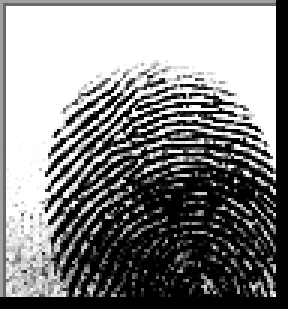
#> input picture data/images/nigga_20260714194604.png, 96 x 103 px (shown 3 times larger); its folder holds only this picture in this run
$ python bootstrap_labels.py   (older library calls are emulated)
#> lines starting #> are read from the running program, lines starting #| are printed output that depends on the picture; after the words box and inside, x2 and y2 are one past the last pixel; in counts of white or black regions, pixels touching at a corner belong together
### modules/acquisition_orientation.py
"""
Module A: Image Acquisition & Gradient-Based Ridge Orientation Estimation
--------------------------------------------------------------------------
Author (team): Member A
Original implementation supplied by teammate; refactored here into plain,
UI-independent functions so the other modules (calibration, detection,
classification, matching) can import and reuse it without depending on
Streamlit.

Pipeline stages implemented in this module:
  1. Image acquisition (decode raw bytes to a grayscale matrix)
  2. Contrast enhancement (CLAHE)
  3. Adaptive ridge binarisation (Gaussian adaptive threshold)
  4. Gradient-based ridge orientation estimation (Squared Gradient / Least
     Mean Square method, per Hong, Wan & Jain, 1998)
  5. Vector-field overlay for visual QA
"""

import cv2
import numpy as np


# [18 lines left out: function load_grayscale, not called in this run]


def enhance_fingerprint_clahe(image: np.ndarray, clip_lim: float, grid_sz: int) -> np.ndarray:
    """
    Applies Contrast Limited Adaptive Histogram Equalisation to balance
    local intensity variances across the fingerprint surface.
    """
    clahe = cv2.createCLAHE(clipLimit=clip_lim, tileGridSize=(grid_sz, grid_sz))
    return clahe.apply(image)


def compute_ridge_binarisation(image: np.ndarray, blk_sz: int, c_val: int) -> np.ndarray:
    """
    Performs local Gaussian adaptive thresholding to produce sharp binary
    ridge skeletons (255 = ridge, 0 = valley, or vice versa depending on
    scanner polarity).
    """
    blurred = cv2.GaussianBlur(image, (3, 3), 0)
    if blk_sz % 2 == 0:
        blk_sz += 1
    return cv2.adaptiveThreshold(
        blurred, 255, cv2.ADAPTIVE_THRESH_GAUSSIAN_C, cv2.THRESH_BINARY, blk_sz, c_val
    )


def estimate_ridge_orientation(image: np.ndarray, w_size: int, sigma: float) -> np.ndarray:
    """
    Executes the Gradient-Based Ridge Orientation Estimation via the
    Squared Gradient Method.

    Returns
    -------
    np.ndarray
        Per-pixel smoothed orientation field (radians, range -pi/2..pi/2),
        same shape as ``image``. This field is reused directly by the
        singular-point detector (Module B) and the ridge-frequency
        calibration routine.
    """
    img_float = image.astype(np.float64)

    Gx = cv2.Sobel(img_float, cv2.CV_64F, 1, 0, ksize=3)
    Gy = cv2.Sobel(img_float, cv2.CV_64F, 0, 1, ksize=3)

    Gxx = Gx ** 2
    Gyy = Gy ** 2
    Gxy = Gx * Gy

    sum_Gxx = cv2.boxFilter(Gxx, -1, (w_size, w_size), normalize=False)
    sum_Gyy = cv2.boxFilter(Gyy, -1, (w_size, w_size), normalize=False)
    sum_Gxy = cv2.boxFilter(Gxy, -1, (w_size, w_size), normalize=False)

    raw_theta = 0.5 * np.arctan2(2 * sum_Gxy, sum_Gxx - sum_Gyy)

    Phi_x = np.cos(2 * raw_theta)
    Phi_y = np.sin(2 * raw_theta)

    Phi_x_smoothed = cv2.GaussianBlur(Phi_x, (0, 0), sigma)
    Phi_y_smoothed = cv2.GaussianBlur(Phi_y, (0, 0), sigma)

    smoothed_theta = 0.5 * np.arctan2(Phi_y_smoothed, Phi_x_smoothed)
    return smoothed_theta


# [43 lines left out: functions generate_vector_overlay, run_acquisition_pipeline, not called in this run]

### modules/minutiae_detection.py
"""
Module B: Feature Detection — Minutiae (Ridge Endings & Bifurcations)
------------------------------------------------------------------------
Author (team): Member B

Two detection back-ends are provided behind one interface, ``detect_minutiae``:

  1. Classical Crossing-Number (CN) method (Palacios et al.) applied to
     a skeletonised ridge image. This is the *default* and *always
     available* detector — no dataset or training required, and it is
     the reference implementation used to sanity-check the YOLO model.

  2. Optional YOLO detector (Ultralytics). Because no public, licensed
     minutiae-bounding-box dataset was available, the intended workflow
     (see tools/bootstrap_labels.py + tools/train_yolo.py) is:

        classical CN detector on your own sample images
              -> auto-generates DRAFT YOLO labels
              -> you manually verify/correct the boxes in a labelling
                 tool (LabelImg / makesense.ai / Roboflow)
              -> tools/train_yolo.py fine-tunes a small YOLOv8 model
                 on your verified dataset
              -> drop the resulting weights at models/minutiae_yolo.pt

     If that file exists, ``detect_minutiae(..., prefer_yolo=True)`` uses
     it; otherwise it transparently falls back to the classical detector,
     so the app is always fully functional even before a model is trained.
"""

import os
from dataclasses import dataclass
from typing import List, Optional

import cv2
import numpy as np

try:
    from skimage.morphology import skeletonize
    _HAS_SKIMAGE = True
except ImportError:
    _HAS_SKIMAGE = False

YOLO_MODEL_PATH = os.path.join(os.path.dirname(__file__), "..", "models", "minutiae_yolo.pt")
YOLO_CLASS_NAMES = {0: "ridge_ending", 1: "bifurcation"}


@dataclass
class Minutia:
    x: int
    y: int
    angle: float          # local ridge orientation at the minutia, radians
    kind: str             # "ridge_ending" or "bifurcation"
    confidence: float = 1.0
    source: str = "classical"


# ---------------------------------------------------------------------
# 1. Classical crossing-number detector
# ---------------------------------------------------------------------

def _skeletonize(binary_ridges: np.ndarray) -> np.ndarray:
    """Reduces the binary ridge map to a 1-pixel-wide skeleton."""
    bool_img = (binary_ridges > 0)
    if _HAS_SKIMAGE:
        skel = skeletonize(bool_img)
        return skel.astype(np.uint8)
    # Fallback: OpenCV morphological thinning approximation
    thinned = np.zeros_like(binary_ridges)
    img = binary_ridges.copy()
    kernel = cv2.getStructuringElement(cv2.MORPH_CROSS, (3, 3))
    while True:
        eroded = cv2.erode(img, kernel)
        opened = cv2.dilate(eroded, kernel)
        subset = cv2.subtract(img, opened)
        thinned = cv2.bitwise_or(thinned, subset)
        img = eroded
        if cv2.countNonZero(img) == 0:
            break
    return (thinned > 0).astype(np.uint8)


def _crossing_number(neighbourhood: np.ndarray) -> int:
    """Crossing number = 0.5 * sum |P(i) - P(i+1)| over the 8-neighbour ring."""
    ring = [neighbourhood[0, 0], neighbourhood[0, 1], neighbourhood[0, 2],
            neighbourhood[1, 2], neighbourhood[2, 2], neighbourhood[2, 1],
            neighbourhood[2, 0], neighbourhood[1, 0], neighbourhood[0, 0]]
    return int(0.5 * sum(abs(int(ring[i]) - int(ring[i + 1])) for i in range(8)))


def detect_minutiae_classical(binary_ridges: np.ndarray, theta_field: np.ndarray,
                               margin_ratio: float = 0.06) -> List[Minutia]:
    """
    Skeletonises the ridge image and scans every ridge pixel's 3x3
    neighbourhood, flagging:
        CN == 1  -> ridge ending
        CN == 3  -> bifurcation
    Border pixels are excluded (they are almost always skeleton
    artefacts from the finger/background boundary, not true minutiae).
    """
    skeleton = _skeletonize(binary_ridges)
    h, w = skeleton.shape
    margin_y = int(h * margin_ratio)
    margin_x = int(w * margin_ratio)

    minutiae: List[Minutia] = []
    for y in range(margin_y + 1, h - margin_y - 1):
        for x in range(margin_x + 1, w - margin_x - 1):
            if skeleton[y, x] == 0:
                continue
            neighbourhood = skeleton[y - 1:y + 2, x - 1:x + 2]
            if neighbourhood.sum() < 2:
                continue
            cn = _crossing_number(neighbourhood)

            if cn == 1:
                kind = "ridge_ending"
            elif cn == 3:
                kind = "bifurcation"
            else:
                continue

            angle = float(theta_field[y, x])
            minutiae.append(Minutia(x=x, y=y, angle=angle, kind=kind, source="classical"))

    return _suppress_duplicates(minutiae, min_dist=8)


def _suppress_duplicates(minutiae: List[Minutia], min_dist: int) -> List[Minutia]:
    """Simple non-maximum suppression: merges minutiae of the same kind
    that fall within ``min_dist`` pixels of each other (skeleton spurs
    often produce several adjacent CN hits for one physical feature)."""
    kept: List[Minutia] = []
    for m in minutiae:
        duplicate = False
        for k in kept:
            if k.kind == m.kind and abs(k.x - m.x) < min_dist and abs(k.y - m.y) < min_dist:
                duplicate = True
                break
        if not duplicate:
            kept.append(m)
    return kept


# ---------------------------------------------------------------------
# 2. Optional YOLO detector (used once you have trained weights)
# ---------------------------------------------------------------------

def yolo_model_available() -> bool:
    return os.path.exists(YOLO_MODEL_PATH)


# [53 lines left out: functions detect_minutiae_yolo, detect_minutiae, not called in this run]


def draw_minutiae_overlay(bg_image: np.ndarray, minutiae: List[Minutia]) -> np.ndarray:
    """Renders minutiae on top of an image: green circles for ridge
    endings, red squares for bifurcations, with a short orientation tick."""
    if len(bg_image.shape) == 2:
        vis = cv2.cvtColor(bg_image, cv2.COLOR_GRAY2BGR)
    else:
        vis = bg_image.copy()

    for m in minutiae:
        colour = (0, 220, 0) if m.kind == "ridge_ending" else (0, 0, 230)
        if m.kind == "ridge_ending":
            cv2.circle(vis, (m.x, m.y), 4, colour, 1, cv2.LINE_AA)
        else:
            cv2.rectangle(vis, (m.x - 4, m.y - 4), (m.x + 4, m.y + 4), colour, 1, cv2.LINE_AA)
        tick_len = 10
        tx = int(m.x + tick_len * np.cos(m.angle))
        ty = int(m.y + tick_len * np.sin(m.angle))
        cv2.line(vis, (m.x, m.y), (tx, ty), colour, 1, cv2.LINE_AA)

    return vis

### tools/bootstrap_labels.py
"""
Bootstrap YOLO Labels for Minutiae Detection
=================================================
Since no public, licensed dataset of bounding-box-labelled fingerprint
minutiae was available, this script generates a DRAFT labelled dataset
for you to manually verify and correct, rather than starting from a
blank page.

It runs the classical crossing-number detector (Module B) over every
image in an input folder and writes out:
  - a YOLO-format ``.txt`` annotation file per image (class 0 = ridge_ending,
    class 1 = bifurcation), with a small fixed-size box around each point
  - an ``_overlay.png`` preview so you can quickly visually sanity-check
    the draft boxes before opening them in a labelling tool

WORKFLOW
--------
1. Put 15-40 varied fingerprint images in ``data/dataset_bootstrap/images/``.
2. Run:  python tools/bootstrap_labels.py
3. Open the generated ``labels/`` folder in a labelling tool such as
   LabelImg, makesense.ai, or Roboflow (import as YOLO format) and:
     - delete false-positive boxes (classical CN detector over-triggers
       near scars, creases and skeleton spurs)
     - add any minutiae the classical detector missed
     - fix any ridge_ending / bifurcation class swaps
4. Split the corrected set into train/val (e.g. 80/20).
5. Run tools/train_yolo.py to fine-tune a YOLOv8n model on your corrected
   labels.

This "classical-CV-assisted labelling" approach is itself a legitimate,
citable technique (a lightweight form of pre-annotation / human-in-the-loop
labelling used widely to cut down manual annotation time) and is worth
mentioning in your methodology write-up as part of your innovation effort.
"""

import glob
import os
import sys

import cv2

sys.path.insert(0, os.path.join(os.path.dirname(__file__), ".."))

from modules.acquisition_orientation import (enhance_fingerprint_clahe,  # noqa: E402
                                              compute_ridge_binarisation,
                                              estimate_ridge_orientation)
from modules.minutiae_detection import (detect_minutiae_classical,  # noqa: E402
                                         draw_minutiae_overlay)

INPUT_DIR = os.path.join(os.path.dirname(__file__), "..", "data", "dataset_bootstrap", "images")
LABEL_DIR = os.path.join(os.path.dirname(__file__), "..", "data", "dataset_bootstrap", "labels")
OVERLAY_DIR = os.path.join(os.path.dirname(__file__), "..", "data", "dataset_bootstrap", "overlays")

BOX_SIZE_PX = 14  # fixed-size draft box around each detected minutia
CLASS_IDS = {"ridge_ending": 0, "bifurcation": 1}


def process_image(image_path: str) -> None:
    raw = cv2.imread(image_path, cv2.IMREAD_GRAYSCALE)
    if raw is None:
        print(f"  [skip] could not read {image_path}")
        return

    enhanced = enhance_fingerprint_clahe(raw, 3.0, 8)
    binary = compute_ridge_binarisation(enhanced, 15, 3)
    theta = estimate_ridge_orientation(raw, 16, 3.0)

    minutiae = detect_minutiae_classical(binary, theta)

    h, w = raw.shape
    stem = os.path.splitext(os.path.basename(image_path))[0]

    label_lines = []
    for m in minutiae:
        cls = CLASS_IDS[m.kind]
        cx, cy = m.x / w, m.y / h
        bw, bh = BOX_SIZE_PX / w, BOX_SIZE_PX / h
        label_lines.append(f"{cls} {cx:.6f} {cy:.6f} {bw:.6f} {bh:.6f}")

    os.makedirs(LABEL_DIR, exist_ok=True)
    with open(os.path.join(LABEL_DIR, f"{stem}.txt"), "w") as f:
        f.write("\n".join(label_lines))

    os.makedirs(OVERLAY_DIR, exist_ok=True)
    overlay = draw_minutiae_overlay(binary, minutiae)
    cv2.imwrite(os.path.join(OVERLAY_DIR, f"{stem}_overlay.png"), overlay)

    print(f"  [ok] {stem}: {len(minutiae)} draft minutiae labelled")


def main():
    images = sorted(
        glob.glob(os.path.join(INPUT_DIR, "*.png")) +
        glob.glob(os.path.join(INPUT_DIR, "*.jpg")) +
        glob.glob(os.path.join(INPUT_DIR, "*.jpeg")) +
        glob.glob(os.path.join(INPUT_DIR, "*.bmp")) +
        glob.glob(os.path.join(INPUT_DIR, "*.tif"))
    )

    if not images:
        print(f"No images found in {INPUT_DIR}.")
        print("Add 15-40 sample fingerprint images there first, then re-run this script.")
        return

    print(f"Found {len(images)} images. Generating draft YOLO labels...")
    for path in images:
        process_image(path)
#> in process_image, raw is the input picture: shape (103, 96); min 0, max 255, mean 133.3
#> in compute_ridge_binarisation, `return cv2.adaptiveThreshold( blurred, 255, cv2.ADAPTIVE_THRESH_GAUSSI..`:
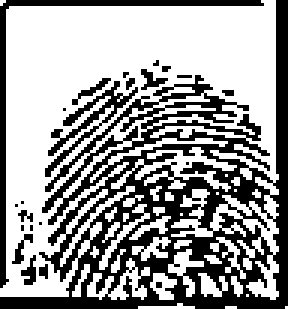
#> returned value: shape (103, 96) (shown 3 times larger); 60.9% white; 23 black regions (16 under 20 px), largest, box (x1, y1, x2, y2) and area: (0, 0, 96, 103) 3144, (0, 0, 88, 96) 361, (15, 27, 46, 59) 188
#> in estimate_ridge_orientation, `sum_Gyy = cv2.boxFilter(Gyy, -1, (w_size, w_size), normalize=False)`:
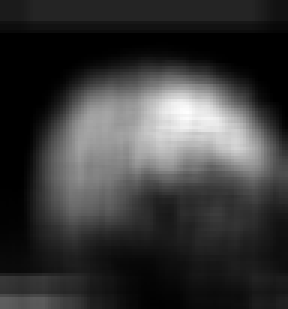
#> sum_Gyy: shape (103, 96) float64 (shown 3 times larger); min 0, max 114301806, mean 25313120.4; drawn with min black and max white
#> in estimate_ridge_orientation, `sum_Gxy = cv2.boxFilter(Gxy, -1, (w_size, w_size), normalize=False)`:
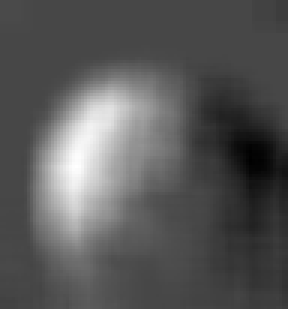
#> sum_Gxy: shape (103, 96) float64 (shown 3 times larger); min -22363505, max 57670523, mean 5421939; drawn with min black and max white
#> in estimate_ridge_orientation, `Phi_x_smoothed = cv2.GaussianBlur(Phi_x, (0, 0), sigma)`:
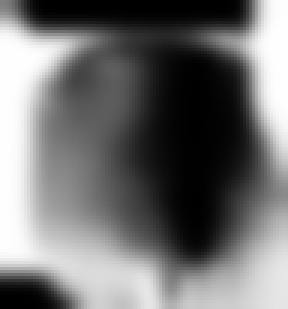
#> Phi_x_smoothed: shape (103, 96) float64 (shown 3 times larger); min -0.999, max 1, mean -0.109; drawn with min black and max white
#> in estimate_ridge_orientation, `Phi_y_smoothed = cv2.GaussianBlur(Phi_y, (0, 0), sigma)`:
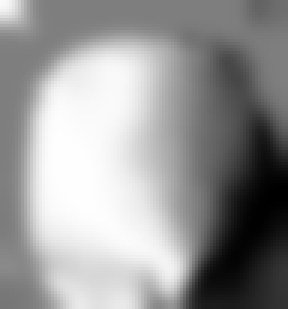
#> Phi_y_smoothed: shape (103, 96) float64 (shown 3 times larger); min -0.985, max 0.998, mean 0.199; drawn with min black and max white
#> in estimate_ridge_orientation, `smoothed_theta = 0.5 * np.arctan2(Phi_y_smoothed, Phi_x_smoothed)`:
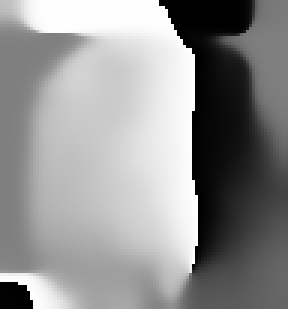
#> smoothed_theta: shape (103, 96) float64 (shown 3 times larger); min -1.57, max 1.57, mean 0.225; drawn with min black and max white
#> in _skeletonize, `skel = skeletonize(bool_img)`: skel: shape (103, 96) bool; 16.6% white in thin lines or dots
#> the loop in process_image, `for m in minutiae:` made 75 passes
#> the loop in draw_minutiae_overlay, `for m in minutiae:` made 75 passes
#> after the loop in draw_minutiae_overlay, `for m in minutiae:`:
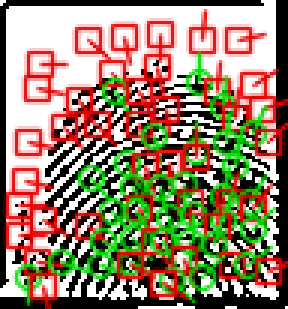
#> vis: shape (103, 96, 3) (shown 3 times larger); mean B, G, R 107.1, 132.5, 152.1
#|   [ok] nigga_20260714194604: 75 draft minutiae labelled

    print(f"\nDone. Review/correct the draft boxes in: {LABEL_DIR}")
    print(f"Quick visual sanity-check overlays saved to: {OVERLAY_DIR}")
    print("Next step: manually verify in a labelling tool, then run tools/train_yolo.py")


if __name__ == "__main__":
    main()
